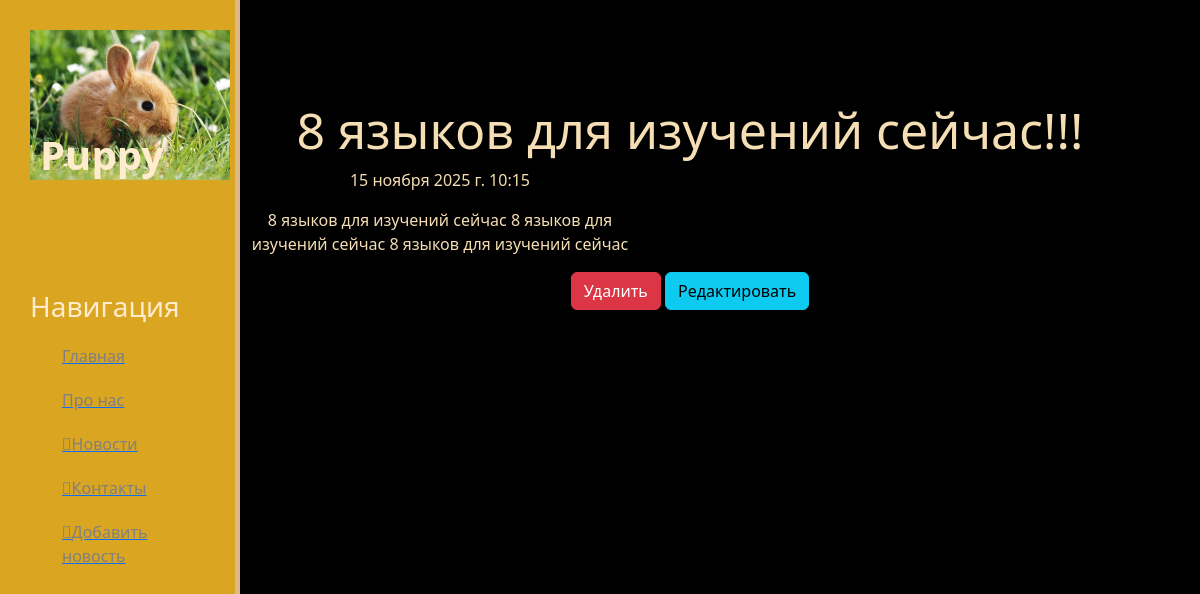
Page /news/4 on the committed database.
### news/models.py (models this page shows, shortened)
class Articles(models.Model):
    title = models.CharField('Название',max_length=50,default='')
    anons = models.CharField('Анонс',max_length=250,default='')
    full_text = models.TextField('Статья')
    date = models.DateTimeField('Дата публикации')
    class Meta:
        verbose_name = 'Новость'
        verbose_name_plural = 'Новости'

### news/views.py (the view)
# urls.py: path('<int:pk>',views.NewsDetailView.as_view(),name='news-detail'),
class NewsDetailView(DetailView):
    model = Articles
    template_name = 'news/details_view.html'
    context_object_name = 'article'

### news/templates/news/details_view.html (shortened to what this page needs)
{% extends 'main/layout.html' %}
{% block content %}
    <div class = "features">
        <h1>{{ article.title }}</h1>
        <p>{{ article.date }}</p>
        <p>{{ article.full_text }}</p>
        <a href="{% url 'news-delete' article.id %}" class="btn btn-danger">Удалить</a>
        <a href="{% url 'news-update' article.id %}" class="btn btn-info">Редактировать</a>
    </div>
{% endblock %}

### main/static/main/css/main.css (style rules this page uses)
body { background: black; }
main .features { float: left; color: wheat; margin-top: 100px; text-align: center; width: 75%; }
main .features h1 { font-size: 50px; }
main .features p { max-width: 400px; margin: 20 px auto; }

### rows in the picture
Articles: title "8 языков для изучений сейчас!!!", date "15 ноября 2025 г. 10:15", full_text "8 языков для изучений сейчас 8 языков для изучений сейчас 8 языков для изучений сейчас"
